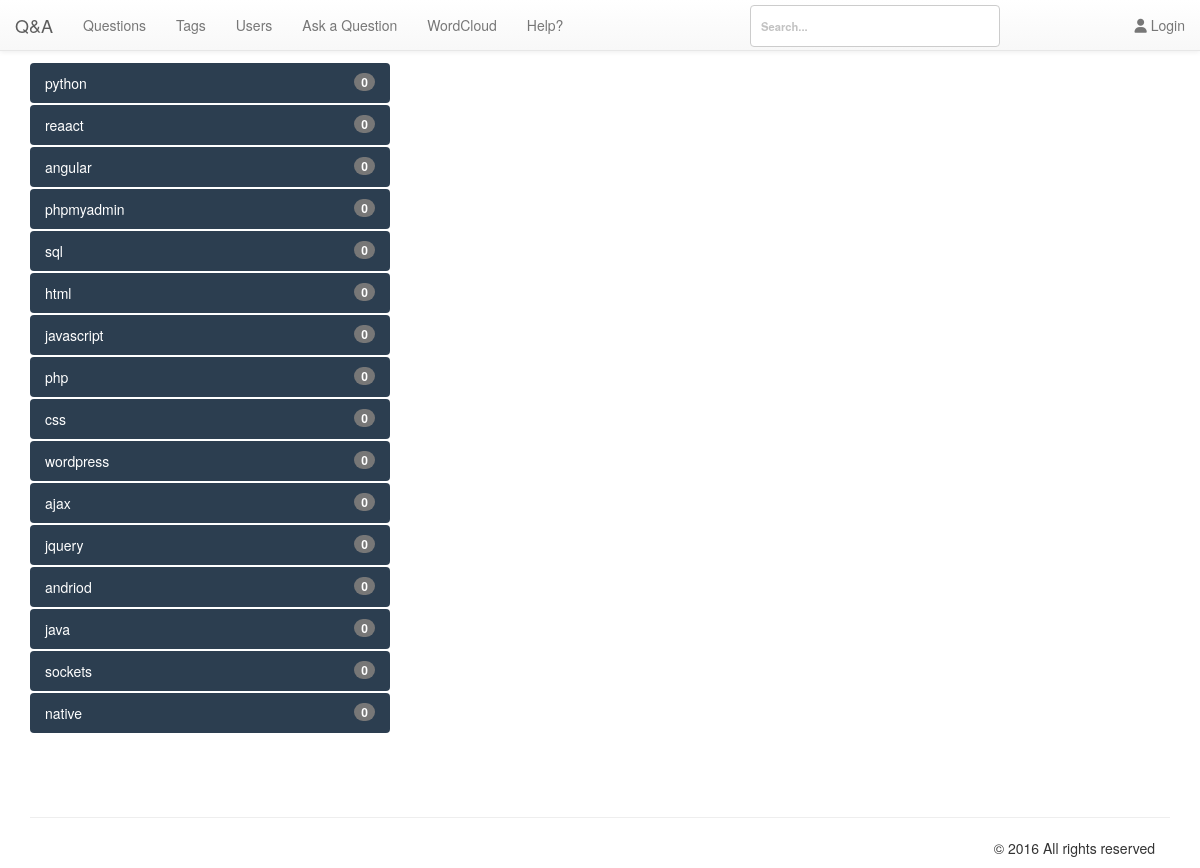
Screenshot of /pages/word.php with the database file from the repository.
### tables this page shows
CREATE TABLE `qa_words` (
  `wordid` int(10) UNSIGNED NOT NULL,
  `word` varchar(80) NOT NULL,
  `titlecount` int(10) UNSIGNED NOT NULL DEFAULT '0',
  `contentcount` int(10) UNSIGNED NOT NULL DEFAULT '0',
  `tagwordcount` int(10) UNSIGNED NOT NULL DEFAULT '0',
  `tagcount` int(10) UNSIGNED NOT NULL DEFAULT '0'
);

### db/db.php (called while the page is built, shortened)
<?php
class Db {
	protected static $connection;
	public function connect() {
		if(!isset(self::$connection)) {
			self::$connection = new mysqli('localhost','admin','M0n@rch$','cs518');
		}
		return self::$connection;
	}
	public function query($query) {
		$connection = $this -> connect();
		$result = $connection -> query($query);
		return $result;
	}
	public function select($query) {
		$rows = array();
		$result = $this -> query($query);
		while ($row = $result -> fetch_assoc()) {
			$rows[] = $row;
		}
		return $rows;
	}
}

### pages/word.php (the view, shortened to what this page needs)
<?php
include ("header.php");
include ("navbar.php");
include_once ($_SERVER['DOCUMENT_ROOT']."/db/db.php");
$bbcode = new BBCode;
$connection = new Db();
if (isset($_GET['word'])):
$tag = $_GET['word'];
?>
<div class="container">
  <div id="content">
    <h1>Word Questions  </h1><blockquote>
      <em> <?php echo $tag; ?></em>
    </blockquote>
      <ul id="tabs" class="nav nav-tabs" data-tabs="tabs">
          <li class="active"><a href="#red" data-toggle="tab">Recent</a></li>
      </ul>
      <div id="my-tab-content" class="tab-content">
          <div class="tab-pane active" id="red">
            <div class="panel-body">
                <ul class="list-group">
                                  <li class="list-group-item">
<?php
$red = $connection -> select("SELECT `title`,`content`,`qa_posts`.`created`, `qa_posts`.`postid`, `qa_posts`.`acount`, `qa_users`.`handle`, `netvotes`,`avatarblobid` FROM `qa_posts` LEFT JOIN `qa_users` ON `qa_posts`.`userid` = `qa_users`.`userid`  WHERE `title` LIKE '%".$tag."%' OR `content` LIKE '%".$tag."%' AND `type` = 'Q' ORDER BY `qa_posts`.`created` DESC;");
$hrred = (int)count($red);
 foreach ($red as $key => $value):
   $profile = $connection -> select("SELECT `filename`, `qa_users`.`handle`, `gravatar` FROM `qa_users` INNER JOIN `qa_blobs` ON `qa_users`.`avatarblobid` = `qa_blobs`.`blobid` WHERE `qa_blobs`.blobid=".$value['avatarblobid'].";");
   if(count($profile) == 1){
   foreach ($profile as $key => $val){
    $pic = $val['filename'];
    $na = $val['handle'];
    if ($val['gravatar'] == 0) {
      $pic =	"<img src='/img/uploads/".$val['filename']."' class='img-circle' style='width:24px;height:24px;' title='".$val['handle']."'/>";
    } else {
      $pic =	"<img src='".$val['filename']."' class='img-circle' style='width:24px;height:24px;' title='".$val['handle']."'/>";
    }
    }
 }
   ?>
  <div class="row">
    <div class="col-xs-2 col-md-1">
        <div class="text-center fa-2x"><?php  echo $value['netvotes']; ?>
        </div>
        <div class="text-center">Votes</div>
        <div class="text-center"><i class="fa fa-thumbs-o-up" aria-hidden="true"></i></div>
      </div>
      <div class="col-xs-10 col-md-11">
          <div class="col-xs-10 col-md-11">
              <a href="/pages/questions.php?qa=<?php echo $value['postid']; ?>"><?php echo html_entity_decode($bbcode->Parse($value['title'])); ?>
                  </a>
                  <div class="action">
                  <?php
                  $tags = $connection -> select("SELECT `qa_tagwords`.`postid`, `qa_tagwords`.`wordid`, `word` FROM `qa_tagwords` INNER JOIN `qa_words` ON `qa_words`.`wordid` = `qa_tagwords`.`wordid` WHERE `qa_tagwords`.`postid` = ".$value['postid'].";");
                  foreach ($tags as $key => $tagv) {
                    echo '<a href="/pages/tags.php?tag='.$tagv['word'].'" class="btn btn-labeled btn-xs" title="Edit">
                        <i class="fa fa-tag" aria-hidden="true"></i>&nbsp;'.$tagv['word'].'
                    </a>&nbsp;&nbsp;';
                    }
                   ?>
                  </div>
              <div class="footer content">
                  asked <?php echo time_elapsed_string($value['created']); echo " by  <a href='/pages/users.php?handle=".$na."'>".$pic."&nbsp;".$value['handle']."</a>"; ?>
              </div>
          </div>
      </div>
  </div>
  <?php
    if($hrred != 1){
      echo '<hr>';
    $hrred--;
  }
endforeach; ?>
</li>
<ul>
</div>
</div>
</div>
</div>
</div>
<?php else: ?>
<div class="container">
        <div class="row">
          <ul class="nav nav-pills nav-stacked tag-list">
            <?php
              $sql = $connection -> select("SELECT `wordid`, `word`, `titlecount`, `contentcount`, `tagwordcount`, `tagcount`, (`contentcount` + `tagwordcount` + `tagcount`) AS `Total` FROM `qa_words` GROUP BY `wordid`");
             foreach ($sql as $key => $value):
              echo '<li class="col-md-4">
    <a href="/pages/tags.php?tag='.$value['word'].'" style="background-color: #2C3E50; color:#FFF;">
    <span class="badge pull-right">'.$value['Total'].'</span>'.$value['word'].'
    </a>
  </li>';
             endforeach; ?>
              				  			</ul>
      </div>
  </div>
<?php endif; ?>
<?php include_once 'footer.php';?>

### css/style.css (style rules this page uses)
div.container a { text-decoration: none; }
div.container { margin-top: 4.5em !important; }

### css/demo.css (style rules this page uses)
*, *:after, *:before { -webkit-box-sizing: border-box; box-sizing: border-box; }
body { background: #c1c1c1 url(../img/unsplash.jpg) no-repeat center bottom; color: #fff; font-size: 1em; font-family: 'Raleway', Arial, sans-serif; min-height: 500px; }
a { color: #fff; text-decoration: none; outline: none; }

### css/component.css (style rules this page uses)
html, body { height: 100%; }
body { overflow-x: hidden; overflow-y: scroll; }

### rows the page displays
qa_words: Total "0", word "python"
qa_words: Total "0", word "reaact"
qa_words: Total "0", word "angular"
qa_words: Total "0", word "phpmyadmin"
qa_words: Total "0", word "sql"
qa_words: Total "0", word "html"
qa_words: Total "0", word "javascript"
qa_words: Total "0", word "php"
qa_words: Total "0", word "css"
qa_words: Total "0", word "wordpress"
qa_words: Total "0", word "ajax"
qa_words: Total "0", word "jquery"
qa_words: Total "0", word "andriod"
qa_words: Total "0", word "java"
qa_words: Total "0", word "sockets"
qa_words: Total "0", word "native"
